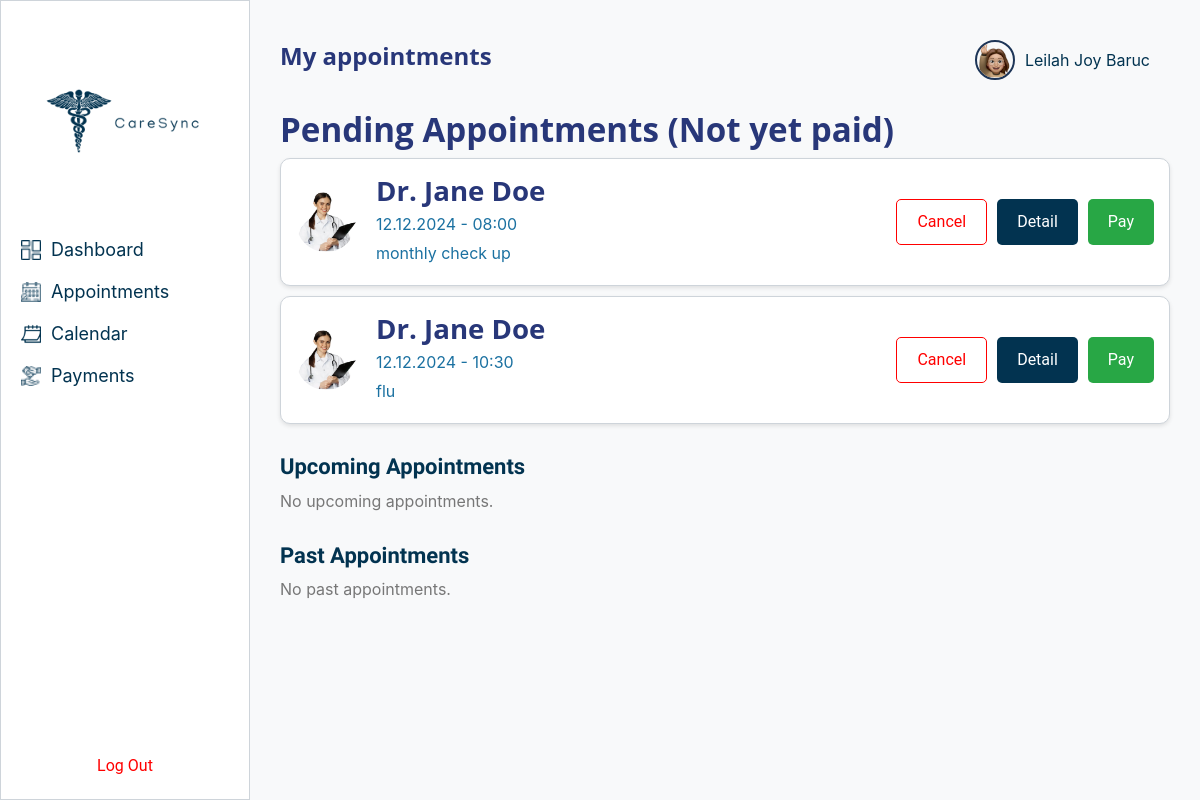
/appointment-history/ (signed in), run on the app's committed database.
### patients/models.py (models this page shows, shortened)
class User(AbstractUser):
    email = models.EmailField(unique=True)
    profile_picture = models.ImageField(upload_to='profile_pictures/', blank=True, null=True)

### appointments/models.py (models this page shows, shortened)
class Appointment(models.Model):
    STATUS_CHOICES = [
        ('pending', 'Pending'),
        ('upcoming', 'Upcoming'),
        ('past', 'Past'),
    ]
    id = models.AutoField(primary_key=True)
    doctor = models.ForeignKey(
        'admin_dashboard.Doctor',
        on_delete=models.CASCADE,
        related_name='appointments'
    )
    patient = models.ForeignKey(settings.AUTH_USER_MODEL, on_delete=models.CASCADE, related_name='appointments')
    appointment_date = models.DateTimeField()
    reason = models.TextField()
    status = models.CharField(
        max_length=10,
        choices=STATUS_CHOICES,
        default='pending',
    )
    payment_method = models.CharField(
        max_length=50,
        choices=[
            ('none', 'None'),
            ('cash', 'Cash'),
            ('credit_card', 'Credit Card'),
        ],
        default='none',
    )
    created_at = models.DateTimeField(auto_now_add=True)
    updated_at = models.DateTimeField(auto_now=True)
    class Meta:
        indexes = [
            models.Index(fields=["appointment_date"]),
            models.Index(fields=["status"]),
            models.Index(fields=["doctor", "patient"]),
        ]

### admin_dashboard/models.py (models this page shows, shortened)
class Doctor(models.Model):
    doctor_id = models.AutoField(primary_key=True)
    name = models.CharField(max_length=255)
    specialty = models.CharField(max_length=255)
    department = models.ForeignKey(Department, on_delete=models.CASCADE)
    picture = models.ImageField(upload_to='doctors', blank=True, null=True)

### appointments/views.py (the view)
# urls.py: path('appointment-history/', views.appointment_history, name='appointment_history'),
@login_required
def appointment_history(request):
    pending_appointments = Appointment.objects.filter(
        patient=request.user, status='pending'
    ).order_by('appointment_date')
    upcoming_appointments = Appointment.objects.filter(
        patient=request.user, status='upcoming', appointment_date__gte=now()
    ).order_by('appointment_date')
    past_appointments = Appointment.objects.filter(
        patient=request.user, appointment_date__lt=now()
    ).exclude(status='pending').order_by('-appointment_date')
    return render(request, 'appointments/appointment_history.html', {
        'pending_appointments': pending_appointments,
        'upcoming_appointments': upcoming_appointments,
        'past_appointments': past_appointments,
    })

### appointments/templates/appointments/appointment_history.html (shortened to what this page needs)
<!DOCTYPE html>
<html lang="en">
<head>
    {% load static %}
    <link rel="stylesheet" href="{% static 'css/theme.css' %}">
</head>
<body style="display: flex; margin: 0; padding: 0; height: 100vh;">
    <div style="width: 250px; background-color: white; padding: 20px; display: flex; flex-direction: column; justify-content: space-between; border: 1px solid #CED4DA; height: 100vh;">
        <div style="text-align: center;">
            <img src="{% static 'img/gallery/logo.png' %}" alt="CareSync Logo" style="width: 200px; height: auto;">
        </div>
        <ul style="list-style: none; padding: 0; margin: 0;">
            <li style="margin: 15px 0; display: flex; align-items: center;">
                <img src="{% static 'img/gallery/dashboard.png' %}" alt="Dashboard Icon" style="width: 20px; height: 20px; margin-right: 10px;">
                <a href="{% url 'dashboard' %}" style="text-decoration: none; color: #023350; font-size: 18px;">Dashboard</a>
            </li>
            <li style="margin: 15px 0; display: flex; align-items: center;">
                <img src="{% static 'img/gallery/appointment-icon.png' %}" alt="Appointments Icon" style="width: 20px; height: 20px; margin-right: 10px;">
                <a href="{% url 'appointments:appointment_history' %}" style="text-decoration: none; color: #023350; font-size: 18px;">Appointments</a>
            </li>
            <li style="margin: 15px 0; display: flex; align-items: center;">
                <img src="{% static 'img/gallery/calendar-icon.png' %}" alt="Calendar Icon" style="width: 20px; height: 20px; margin-right: 10px;">
                <a href="{% url 'appointments:calendar' %}" style="text-decoration: none; color: #023350; font-size: 18px;">Calendar</a>
            </li>
            <li style="margin: 15px 0; display: flex; align-items: center;">
                <img src="{% static 'img/gallery/payment-method.png' %}" alt="Payments Icon" style="width: 20px; height: 20px; margin-right: 10px;">
                <a href="{% url 'appointments:credit_card' %}" style="text-decoration: none; color: #023350; font-size: 18px;">Payments</a>
            </li>
        </ul>
        <div style="text-align: center; margin-top: auto;">
            <form method="POST" action="{% url 'logout' %}">
                <button type="submit" style="color: red; background: none; border: none; cursor: pointer;">Log Out</button>
            </form>
        </div>
    </div>
    <div class="main-content">
        <div class="header">
            <h1>My appointments</h1>
            <div class="dashboard-header">
                <a href="{% url 'profile' %}" class="profile-link">
                    {% if user.profile_picture %}
                        <img src="{{ user.profile_picture.url }}" alt="Profile Icon">
                    {% else %}
                        <img src="{% static 'img/gallery/person_logo.png' %}" alt="Default Profile Icon">
                    {% endif %}
                    {{ user.first_name }} {{ user.last_name }}
                </a>
            </div>
        </div>
            <h2>Pending Appointments (Not yet paid)</h2>
            {% for appointment in pending_appointments %}
                <div class="appointment-card">
                    <img src="{{ appointment.doctor.picture.url }}" alt="{{ appointment.doctor.name }}">
                    <div style="flex: 1;">
                        <h3>{{ appointment.doctor.name }}</h3>
                        <p>{{ appointment.appointment_date|date:"d.m.Y - H:i" }}</p>
                        <p>{{ appointment.reason }}</p>
                    </div>
                    <div class="actions">
                        <button class="btn-cancel" onclick="confirmCancellation('{{ appointment.id }}')">Cancel</button>
                        <button class="btn-detail">Detail</button>
                        <button class="btn-pay" onclick="handlePayment('{{ appointment.id }}')">Pay</button>
                    </div>
                </div>
            {% empty %}
                <p>No pending appointments.</p>
            {% endfor %}
            <h2 style="margin-top: 30px; font-family: 'Manjari', sans-serif; font-size: 22px; color: #023350;">Upcoming Appointments</h2>
            {% if upcoming_appointments %}
                {% for appointment in upcoming_appointments %}
                    <div style="display: flex; align-items: center; padding: 15px; border: 1px solid #CED4DA; border-radius: 10px; margin-bottom: 15px; background-color: #f9f9f9; box-shadow: 0px 4px 6px rgba(0, 0, 0, 0.1);">
                        <img src="{{ appointment.doctor.picture.url }}" alt="{{ appointment.doctor.name }}" style="width: 60px; height: 60px; border-radius: 50%; margin-right: 20px;">
                        <div style="flex: 1;">
                            <h3 style="margin: 0; font-size: 18px; font-family: 'Manjari', sans-serif; color: #023350;">{{ appointment.doctor.name }}</h3>
                            <p style="margin: 5px 0; color: #555;">{{ appointment.appointment_date|date:"d.m.Y - H:i" }}</p>
                            <p style="margin: 5px 0; color: #777;">{{ appointment.reason }}</p>
                            <p style="margin: 5px 0; color: #777;">{{ appointment.payment_method }}</p>
                        </div>
                        <div>
                            <button style="padding: 10px 20px; border-color: red; color: red; background-color: transparent; cursor: pointer; border-radius: 5px; margin-right: 10px;" onclick="confirmCancellation('{{ appointment.id }}')">Cancel</button>
                            <button style="padding: 10px 20px; background-color: #023350; color: white; border: none; cursor: pointer; border-radius: 5px;">Detail</button>
                        </div>
                    </div>
                {% endfor %}
            {% else %}
                <p style="color: #777;">No upcoming appointments.</p>
            {% endif %}
            <h2 style="margin-top: 30px; font-family: 'Manjari', sans-serif; font-size: 22px; color: #023350;">Past Appointments</h2>
            {% if past_appointments %}
                {% for appointment in past_appointments %}
                    <div style="display: flex; align-items: center; padding: 15px; border: 1px solid #CED4DA; border-radius: 10px; margin-bottom: 15px; background-color: #f9f9f9; box-shadow: 0px 4px 6px rgba(0, 0, 0, 0.1);">
                        <img src="{{ appointment.doctor.profile_picture.url }}" alt="{{ appointment.doctor.name }}" style="width: 60px; height: 60px; border-radius: 50%; margin-right: 20px;">
                        <div style="flex: 1;">
                            <h3 style="margin: 0; font-size: 18px; font-family: 'Manjari', sans-serif; color: #023350;">{{ appointment.doctor.name }}</h3>
                            <p style="margin: 5px 0; color: #555;">{{ appointment.appointment_date|date:"d.m.Y - H:i" }}</p>
                            <p style="margin: 5px 0; color: #777;">{{ appointment.reason }}</p>
                        </div>
                    </div>
                {% endfor %}
            {% else %}
                <p style="color: #777;">No past appointments.</p>
            {% endif %}
        </div>
</body>
</html>

### appointments/templates/appointments/appointment_history.html (style rules this page uses)
body { font-family: 'Inter', sans-serif; background-color: #f8f9fa; margin: 0; padding: 0; }
.main-content { flex: 1; padding: 30px; }
.header { display: flex; justify-content: space-between; align-items: center; margin-bottom: 20px; }
.header h1 { font-size: 24px; font-weight: bold; }
.header a { padding: 10px 20px; color: #023350; text-decoration: none; border-radius: 5px; display: flex; align-items: center; }
.profile-link { display: flex; align-items: center; text-decoration: none; font-size: 16px; color: #343a40; padding: 8px 15px; border-radius: 5px; }
.profile-link img { margin-right: 10px; width: 40px; height: 40px; border-radius: 50%; object-fit: cover; border: 2px solid #1D3557; }
.appointment-card { display: flex; align-items: center; padding: 15px; border: 1px solid #CED4DA; border-radius: 10px; margin-bottom: 10px; background-color: #fff; box-shadow: 0 2px 4px rgba(0, 0, 0, 0.1); transition: transform 0.2s ease-in-out; }
.appointment-card img { width: 60px; height: 60px; border-radius: 50%; margin-right: 20px; }
.appointment-card h3 { margin: 0; }
.appointment-card p { margin: 5px 0; }
.appointment-card .actions { display: flex; gap: 10px; }
.appointment-card button { padding: 10px 20px; border-radius: 5px; cursor: pointer; }
.btn-cancel { border: 1px solid red; color: red; background: transparent; }
.btn-detail { background-color: #023350; color: white; border: none; }
.btn-pay { background-color: #28a745; color: white; border: none; padding: 10px 20px; border-radius: 5px; cursor: pointer; transition: background-color 0.2s ease-in-out; }

### data on the page
User: profile_picture (picture), first_name "Leilah Joy", last_name "Baruc"
Appointment: doctor.picture (picture), doctor.name "Dr. Jane Doe", appointment_date "12.12.2024 - 08:00", reason "monthly check up"
Appointment: doctor.picture (picture), doctor.name "Dr. Jane Doe", appointment_date "12.12.2024 - 10:30", reason "flu"
